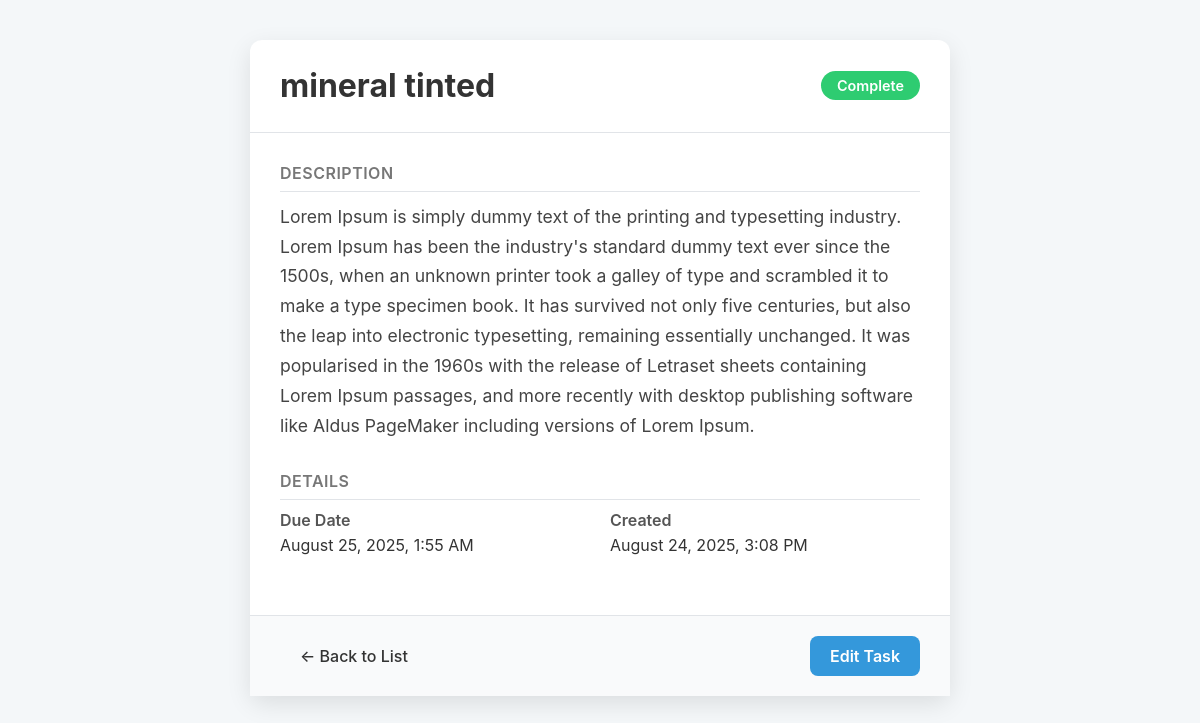
/crud_opp/crud_opp/6/description_view/, run on the app's committed database.
### crud_opp/models.py (models this page shows, shortened)
class Task(models.Model):
    name = models.CharField(max_length=50)
    description = models.TextField()
    created_date = models.DateTimeField(default = timezone.now)
    complete_status = models.BooleanField(default= False)
    due_date = models.DateTimeField()

### crud_opp/views.py (the view)
# urls.py: path('crud_opp/<int:pk>/description_view/', views.description_view, name='description_view'),
def description_view(request, pk):
    task = get_object_or_404(Task, pk= pk)
    return render(request, 'description_view.html', {'task': task})

### crud_opp/templates/description_view.html (shortened to what this page needs)
<!DOCTYPE html>
<html lang="en">
<head>
</head>
<body>
    <div class="detail-container">
        <header class="detail-header">
            <h1>{{ task.name }}</h1>
            {% if task.complete_status %}
                <span class="status-badge status-complete">Complete</span>
            {% else %}
                <span class="status-badge status-pending">Pending</span>
            {% endif %}
        </header>
        <div class="detail-content">
            <div class="detail-section">
                <h2 class="section-title">Description</h2>
                {% if task.description %}
                    <p class="section-text">{{ task.description|linebreaksbr }}</p>
                {% else %}
                    <p class="section-text section-text-empty">No description was provided for this task.</p>
                {% endif %}
            </div>
            <div class="detail-section">
                <h2 class="section-title">Details</h2>
                <div class="metadata-grid">
                    <div class="metadata-item">
                        <span class="metadata-label">Due Date</span>
                        {% load tz %}
                        {% timezone "UTC" %}
                        <span class="metadata-value {% if task.due_date < now and not task.complete_status %}overdue{% endif %}">
                            {{ task.due_date|date:"F j, Y, g:i A" }}
                        </span>
                        {% endtimezone %}
                    </div>
                    <div class="metadata-item">
                        <span class="metadata-label">Created</span>
                        <span class="metadata-value">{{ task.created_date|date:"F j, Y, g:i A" }}</span>
                    </div>
                </div>
            </div>
        </div>
        <footer class="detail-footer">
            <a href="{% url 'read' %}" class="btn btn-secondary">← Back to List</a>
            <a href="{% url 'update' task.pk %}" class="btn btn-primary">Edit Task</a>
        </footer>
    </div>
</body>
</html>

### crud_opp/templates/description_view.html (style rules this page uses)
:root { --primary-color: #3498db; --primary-color-dark: #2980b9; --secondary-color: #7f8c8d; --success-color: #2ecc71; --danger-color: #e74c3c; --background-color: #f4f7f9; --card-background: #ffffff; --text-color: #333; --border-color: #e1e4e8; }
*, *::before, *::after { box-sizing: border-box; margin: 0; padding: 0; }
body { font-family: -apple-system, BlinkMacSystemFont, "Segoe UI", Roboto, Helvetica, Arial, sans-serif; background-color: var(--background-color); color: var(--text-color); padding: 40px 20px; }
.detail-container { max-width: 700px; margin: 0 auto; background-color: var(--card-background); border-radius: 12px; box-shadow: 0 8px 25px rgba(0, 0, 0, 0.1); }
.detail-header { display: flex; justify-content: space-between; align-items: center; padding: 25px 30px; border-bottom: 1px solid var(--border-color); gap: 15px; }
.detail-header h1 { font-size: 2rem; line-height: 1.3; margin: 0; }
.status-badge { padding: 6px 16px; border-radius: 20px; font-size: 0.9rem; font-weight: 600; color: white; white-space: nowrap; flex-shrink: 0; }
.status-complete { background-color: var(--success-color); }
.detail-content { padding: 30px; }
.detail-section { margin-bottom: 30px; }
.section-title { font-size: 1rem; font-weight: 600; color: #777; text-transform: uppercase; letter-spacing: 0.5px; margin-bottom: 10px; border-bottom: 1px solid var(--border-color); padding-bottom: 8px; }
.section-text { font-size: 1.1rem; line-height: 1.7; color: #444; }
.metadata-grid { display: grid; grid-template-columns: repeat(auto-fit, minmax(200px, 1fr)); gap: 20px; }
.metadata-item .metadata-label { font-weight: 600; color: #555; display: block; margin-bottom: 5px; }
.metadata-item .metadata-value { font-size: 1rem; }
.detail-footer { background-color: #f9fafb; padding: 20px 30px; border-top: 1px solid var(--border-color); display: flex; justify-content: space-between; align-items: center; }
.btn { padding: 10px 20px; border-radius: 8px; text-decoration: none; font-weight: 600; border: none; cursor: pointer; transition: all 0.2s ease-in-out; }
.btn-primary { background-color: var(--primary-color); color: white; }
.btn-secondary { color: var(--text-secondary); font-weight: 500; }

### data on the page
Task: name "mineral tinted", description "Lorem Ipsum is simply dummy text of the printing and typesetting industry. Lorem Ipsum has been the industry's standard dummy text ever since the 1500s, when an unknown printer took a galley of type and scrambled it to make a type specimen book. It has survived not only five centuries, but also the leap into electronic typesetting, remaining essentially unchanged. It was popularised in the 1960s with the release of Letraset sheets containing Lorem Ipsum passages, and more recently with desktop publishing software like Aldus PageMaker including versions of Lorem Ipsum.", due_date "August 25, 2025, 1:55 AM", created_date "August 24, 2025, 3:08 PM"
